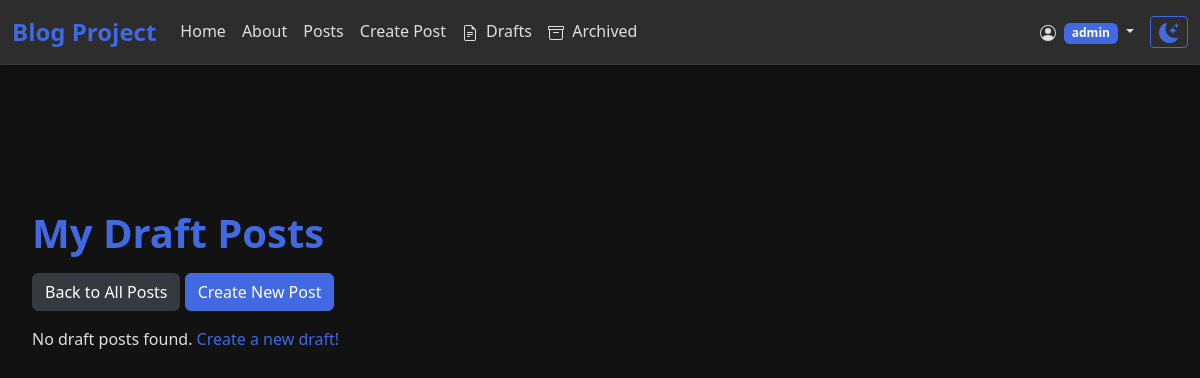
The page /post/drafts/ (signed in) on the database as committed earlier.
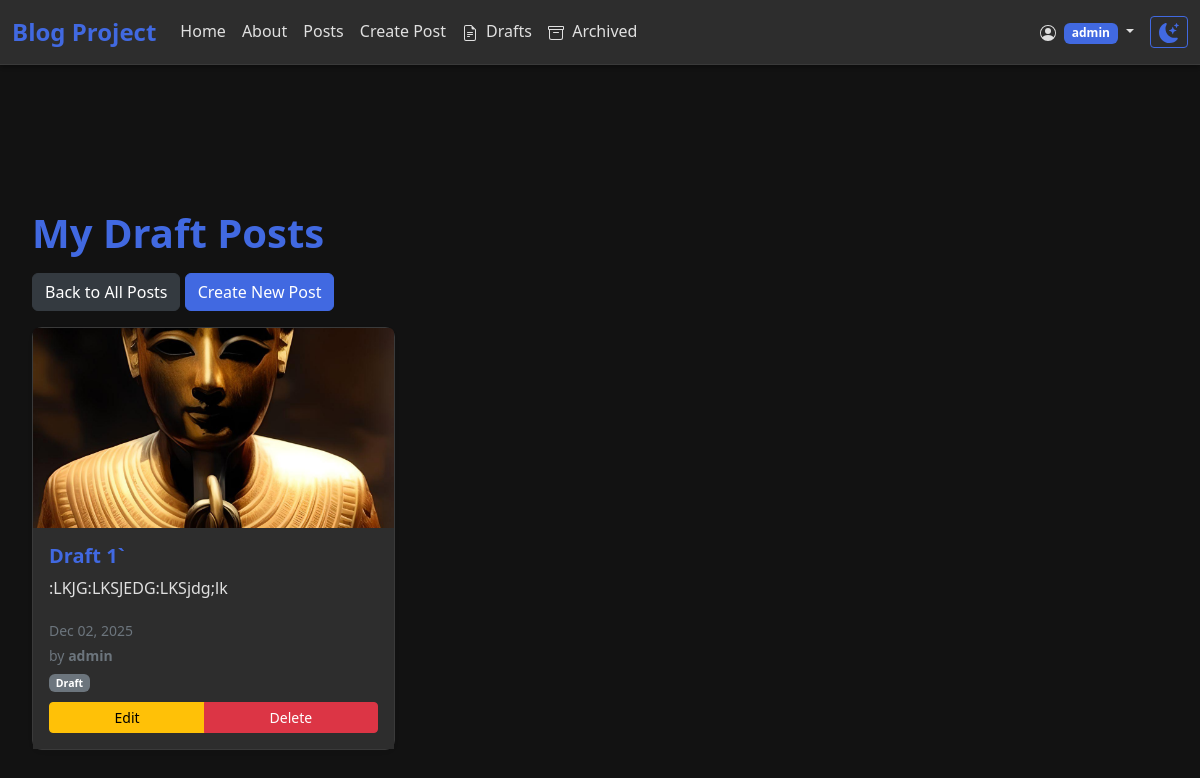
The same page on the database as committed later.
### posts/models.py (models this page shows, shortened)
class Post(models.Model):
    title = models.CharField(max_length=200)
    subtitle = models.CharField(max_length=300, blank=True, default='')
    body = models.TextField(default='')
    created_on = models.DateTimeField(auto_now_add=True)
    author = models.ForeignKey(
        User,
        on_delete=models.CASCADE,
        related_name='blog_posts',
        null=True,
        blank=True
    )
    status = models.ForeignKey(
        Status,
        on_delete=models.CASCADE,
        null=True,
        blank=True
    )
    image = models.ImageField(upload_to='images/', blank=True, null=True)
    class Meta:
        ordering = ['-created_on']

class Status(models.Model):
    name = models.CharField(max_length=50, unique=True)
    description = models.TextField(blank=True, default='')
    class Meta:
        verbose_name_plural = 'Status'
        ordering = ['name']

### posts/views.py (the view)
# urls.py: path('drafts/', views.PostDraftListView.as_view(), name='drafts'),
class PostDraftListView(LoginRequiredMixin, ListView):
    model = Post
    template_name = 'posts/drafts.html'
    context_object_name = 'draft_posts'
    login_url = 'login'
    def get_context_data(self, **kwargs):
        context = super().get_context_data(**kwargs)
        context['draft_posts'] = Post.objects.filter(
            status__name='Draft',
            author=self.request.user
        ).order_by('-created_on')
        return context

### templates/posts/drafts.html (shortened to what this page needs)
{% extends "base.html" %}
{% load static %}
{% block content %}
<div class="container">
  <h1>My Draft Posts</h1>
  <div class="mb-3">
    <a href="{% url 'posts:list' %}" class="btn btn-secondary">Back to All Posts</a>
    <a href="{% url 'posts:new' %}" class="btn btn-primary">Create New Post</a>
  </div>
  <div class="row">
    {% for post in draft_posts %}
    <div class="col-md-6 col-lg-4 mb-4">
      <div class="card h-100 shadow-sm">
        {% if post.image %}
        <img src="{{ post.image.url }}" class="card-img-top" alt="{{ post.title }}" style="height: 200px; object-fit: cover;">
        {% endif %}
        <div class="card-body d-flex flex-column">
          <h5 class="card-title">
            <a href="{% url 'posts:detail' post.pk %}" class="text-decoration-none">{{ post.title }}</a>
          </h5>
          <p class="card-text flex-grow-1">{{ post.body|truncatewords:20 }}</p>
          <div class="mt-auto">
            <small class="text-muted">
              {{ post.created_on|date:"M d, Y" }}
              {% if post.author %}
              <br>by <strong>{{ post.author.username }}</strong>
              {% endif %}
              {% if post.status %}
              <br><span class="badge bg-secondary">{{ post.status.name }}</span>
              {% endif %}
            </small>
            <div class="btn-group w-100 mt-2" role="group">
              <a href="{% url 'posts:edit' post.pk %}" class="btn btn-sm btn-warning">Edit</a>
              <a href="{% url 'posts:delete' post.pk %}" class="btn btn-sm btn-danger">Delete</a>
            </div>
          </div>
        </div>
      </div>
    </div>
    {% empty %}
    <div class="col-12">
      <p>No draft posts found. <a href="{% url 'posts:new' %}">Create a new draft!</a></p>
    </div>
    {% endfor %}
  </div>
</div>
{% endblock %}

### templates/base.html (shortened to what this page needs)
<!DOCTYPE html>
<html lang="en">
  <head>
    {% load static %}
    <link
      href="https://cdn.jsdelivr.net/npm/bootstrap@5.3.8/dist/css/bootstrap.min.css"
      rel="stylesheet"
    />
    <link rel="stylesheet" href="https://cdn.jsdelivr.net/npm/bootstrap-icons@1.11.2/font/bootstrap-icons.css">
    <link rel="stylesheet" href="{% static 'css/style.css' %}" />
  </head>
  <body>
    {% include 'navbar.html' %}
    <div class="container" style="margin-top: 75px">
      <main>{% block content %} {% endblock %}</main>
    </div>
  </body>
</html>

### templates/navbar.html (shortened to what this page needs)
<nav class="navbar navbar-expand-lg fixed-top">
  <div class="container-fluid">
    <a class="navbar-brand" href="{% url 'pages:home' %}">Blog Project</a>
    <div class="collapse navbar-collapse" id="navbarNav">
      <ul class="navbar-nav me-auto">
        <li class="nav-item">
          <a class="nav-link" href="{% url 'pages:home' %}">Home</a>
        </li>
        <li class="nav-item">
          <a class="nav-link" href="{% url 'pages:about' %}">About</a>
        </li>
        <li class="nav-item">
          <a class="nav-link" href="{% url 'posts:list' %}">Posts</a>
        </li>
        {% if user.is_authenticated %}
        <li class="nav-item">
          <a class="nav-link" href="{% url 'posts:new' %}">Create Post</a>
        </li>
        <li class="nav-item">
          <a class="nav-link" href="{% url 'posts:drafts' %}">
            Drafts
          </a>
        </li>
        <li class="nav-item">
          <a class="nav-link" href="{% url 'posts:archived' %}">
            Archived
          </a>
        </li>
        {% endif %}
      </ul>
      <ul class="navbar-nav ms-auto align-items-lg-center">
        {% if user.is_authenticated %}
        <li class="nav-item dropdown">
          <a class="nav-link dropdown-toggle" href="#" role="button" data-bs-toggle="dropdown" aria-expanded="false">
            <span class="badge bg-primary ms-1">{{ user.username }}</span>
          </a>
        </li>
        {% endif %}
        <li class="nav-item">
          <button id="darkModeToggle" class="btn btn-outline-primary btn-sm ms-lg-2" type="button" aria-label="Toggle dark mode">
          </button>
        </li>
      </ul>
    </div>
  </div>
</nav>

### static/css/style.css (style rules this page uses)
:root { --royal-blue: #4169E1; --royal-blue-dark: #2E4C9B; --white: #FFFFFF; --light-grey: #F5F5F5; --medium-grey: #6C757D; --dark-grey: #343A40; --black: #000000; }
:root, html[data-theme="dark"] { --bg-main: #121212; --bg-card: #2d2d2d; --text-primary: #e0e0e0; --text-secondary: #6C757D; --border-color: #3a3a3a; --shadow-color: rgba(0, 0, 0, 0.3); }
* { margin: 0; padding: 0; box-sizing: border-box; }
body { font-family: 'Segoe UI', Tahoma, Geneva, Verdana, sans-serif; background-color: var(--bg-main); color: var(--text-primary); line-height: 1.6; padding-top: 70px; transition: background-color 0.3s ease, color 0.3s ease; }
h1, h2, h3, h4, h5, h6 { color: var(--royal-blue); font-weight: 600; margin-bottom: 1rem; }
a { color: var(--royal-blue); text-decoration: none; transition: all 0.3s ease; }
.card { background-color: var(--bg-card); border: 1px solid var(--border-color); border-radius: 10px; transition: transform 0.3s ease, box-shadow 0.3s ease; color: var(--text-primary); }
.card-body { background-color: var(--bg-card); color: var(--text-primary); }
.card-title a { color: var(--royal-blue); font-weight: 600; }
.card-text { color: var(--text-primary); }
.btn-primary { background-color: var(--royal-blue); border-color: var(--royal-blue); color: var(--white); }
.btn-secondary { background-color: var(--dark-grey); border-color: var(--dark-grey); color: var(--white); }
.btn-outline-primary { color: var(--royal-blue); border-color: var(--royal-blue); }
.navbar { background-color: var(--bg-card) !important; border-bottom: 1px solid var(--border-color); box-shadow: 0 2px 4px var(--shadow-color); }
.navbar-brand { color: var(--royal-blue) !important; font-weight: 700; font-size: 1.5rem; }
.nav-link { color: var(--text-primary) !important; }
.helptext, .form-text, small.text-muted { color: var(--text-secondary) !important; }
.container { max-width: 1200px; margin: 0 auto; padding: 2rem 1rem; }
.text-muted { color: var(--text-secondary) !important; }
.badge.bg-primary { background-color: var(--royal-blue) !important; }

Rows that differ between the two databases and show on the page:
added Post: image (picture), title "Draft 1`", body ":LKJG:LKSJEDG:LKSjdg;lk", created_on "Dec 02, 2025", author.username "admin", status.name "Draft"
Other text that changed with them:
text no longer shown: "No draft posts found. Create a new draft!"
